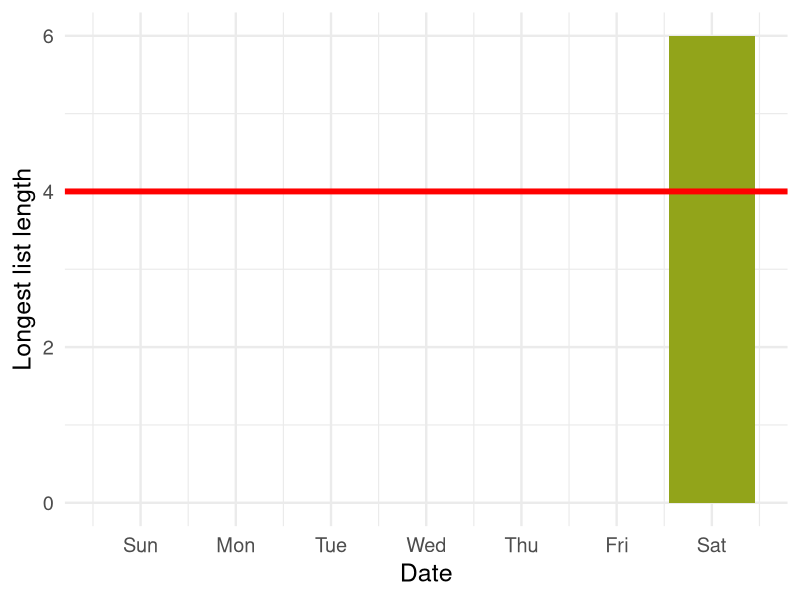

This figure's R source:
## ---- chunk 1
taxon <- "butterflies"
taxon_target <- 4
group <- 4
## ---- chunk 2
library(dplyr)
library(ggplot2)
library(htmltools)
knitr::opts_chunk$set(echo = FALSE, warning = FALSE, message = FALSE)
## ---- chunk 3
max_list_length_df <- data.frame(date = Sys.Date()-7:1,
                                 max_length = sample(
                                   c(rep(0,20),0:13),
                                   replace =F,
                                   7
                                   )
)

avg_list_length <- mean(max_list_length_df$max_length[max_list_length_df$max_length!=0])
max_list_length <- max(max_list_length_df$max_length)
proportion_met_target <- 0.42

## ---- chunk 4
if(group >2){
  print(h2("Your recent lists"))
  
    
  print(p(paste0("Last week, you recorded an average of ",round(avg_list_length)," species per list. The longest list you submitted had ",max_list_length ," species.")))

  print(ggplot(max_list_length_df,aes(x = date,y = max_length))+
    geom_col(fill = "#92A41A")+
    theme_minimal(base_size = 18) +
    labs(x = "Date", y = "Longest list length")+
    scale_x_date(date_breaks = 'day', 
              date_labels = '%a')+
    geom_hline(yintercept = taxon_target,alpha= 1,linewidth = 2,colour = "red")+
    #annotate("text",x = Sys.Date()-4,y = 3,label = "List length target",colour = "red",size = 6)+
    lims(y = c(0,max(max_list_length,taxon_target+2))))
  

  
  if(max_list_length>=taxon_target){
    print(p(paste0("🥳 Well done, you achieved the challenge of submitting a list with ",taxon_target," or more species!")))
  } else {
    print(p(paste0("😢 Unfortunately, you didn’t achieve the challenge of submitting a list with at least ",taxon_target," species.")))
  }
}

if (group == 4){
  
  print(p(paste0(proportion_met_target*100,"% of recorders achieved the recent challenge!")))
}


